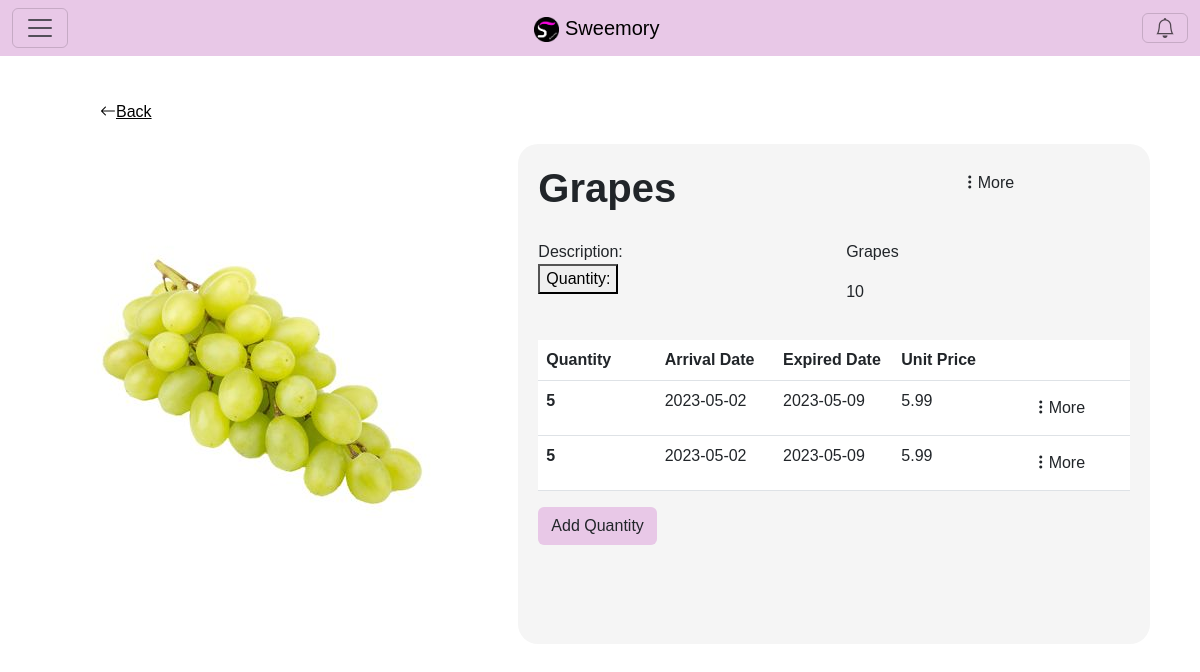
Page /Ingredient/ingredientDetails/6 (signed in) on the committed database.
### tables this page shows
CREATE TABLE `ingredient` (
  `ingredient_id` int(11) NOT NULL,
  `name` varchar(50) NOT NULL,
  `category` int(11) NOT NULL,
  `description` text NOT NULL,
  `picture` varchar(128) NOT NULL
);

CREATE TABLE `ingredient_quantity` (
  `iq_id` int(11) NOT NULL,
  `ingredient_id` int(11) NOT NULL,
  `arrival_date` date NOT NULL,
  `expired_date` date NOT NULL,
  `quantity` int(11) NOT NULL,
  `price` float NOT NULL
);

### app/core/Controller.php (called while the page is built, shortened)
<?php
class Controller
{
    function view($name, $data = [])
    {
        include('app/views/' . $name . '.php');
    }
}

### app/core/App.php (called while the page is built, shortened)
<?php
class App
{
    public function __construct()
    {
        $request = $this->parseUrl($_GET['url'] ?? '');
        $method = 'index';
        if (file_exists('app/controllers/' . $request[0] . '.php'))
        {
            unset($request[0]);
        }
        $controller = new $controller;
        if (isset($request[1]) && method_exists($controller, $request[1]))
        {
            $method = $request[1];
            unset($request[1]);
        }
        $params = array_values($request);
        call_user_func_array([$controller, $method], $params);
    }
    function parseUrl($url)
    {
        return explode('/', trim($url, '/'));
    }
}

### index.php (called while the page is built, shortened)
<?php
new app\core\App;

### app/models/Ingredient.php (called while the page is built, shortened)
<?php
class Ingredient extends \app\core\Model {
	public function getIngredientDetails($ingredient_id)
	{
		$SQL = "SELECT * FROM `ingredient` WHERE `ingredient`.`ingredient_id` = :ingredient_id;";
		$STH = self::$connection->prepare($SQL);
		$data = ['ingredient_id'=>$ingredient_id];
		$STH->execute($data);
		$STH->setFetchMode(\PDO::FETCH_CLASS, 'app\\models\\Ingredient');
		return $STH->fetch();
	}
}

### app/core/autoload.php (called while the page is built, shortened)
<?php
spl_autoload_register(
    function($class_name)
    {
        $class_name = str_replace("\\", DIRECTORY_SEPARATOR, $class_name);
    }
);

### app/models/User.php (called while the page is built, shortened)
<?php
class User extends \app\core\Model
{
	public function getByUserId($user_id)
	{
		$SQL = 'SELECT * FROM user
				WHERE user_id = :user_id';
		$STH = self::$connection->prepare($SQL);
		$STH->execute(['user_id'=>$user_id]);
		$STH->setFetchMode(\PDO::FETCH_CLASS, 'app\\models\\User');
		return $STH->fetch();
	}
}

### app/models/IngredientQuantity.php (called while the page is built, shortened)
<?php
class IngredientQuantity extends \app\core\Model {
	public function getAll($ingredient_id) {
		$SQL = 'SELECT * FROM ingredient_quantity WHERE ingredient_id=:ingredient_id';
		$STH = self::$connection->prepare($SQL);
		$data = ['ingredient_id'=>$ingredient_id];
		$STH->execute($data);
		$STH->setFetchMode(\PDO::FETCH_CLASS, 'app\\models\\IngredientQuantity');
		return $STH->fetchAll();
	}
	public function getTotalQuantity($ingredient_id){
		$SQL = "SELECT SUM(quantity) AS `fullQuantity` FROM `ingredient_quantity` WHERE `ingredient_id` = :ingredient_id;";
		$STH = self::$connection->prepare($SQL);
		$data = ['ingredient_id'=>$ingredient_id];
		$STH->execute($data);
		$STH->setFetchMode(\PDO::FETCH_CLASS, 'app\\models\\IngredientQuantity');
		return $STH->fetch();
	}
}

### app/views/Ingredient/ingredientDetails.php (the view, shortened to what this page needs)
<?php
$user = new \app\models\User();
$user = $user->getByUserId($_SESSION['user_id']);
$type = $user->user_type;
$isAdmin = False;
if ($type == "admin")
  $isAdmin = True;
?>
<link rel="stylesheet" type="text/css" href="/css/foodDetails.css">
<div id="foodDetailsDiv">
  <a href="/Ingredient/index" id="backLink"><i class="bi bi-arrow-left"></i><?= _('Back') ?></a>
  <div class="container text-center">
    <div class="row align-items-start">
      <div class="col-5">
        <div>
          <img id="foodIMG" src="/ingredientImages/<?= $data[0]->picture ?>">
          <div class="spacer" style="height: 500px; flex-shrink: 0; margin: 0; padding: 0;"></div>
        </div>
      </div>
      <div class="col-7">
        <div id="foodDetails">
          <div class="row justify-content-between">
            <div class="col-4">
              <h1 id="foodName"><?= htmlentities($data[0]->name) ?></h1>
            </div>
            <div class="col-4">
              <?php if ($isAdmin) { ?>
                <div class="btn-group dropend">
                  <button type="button" class="btn" data-bs-toggle="dropdown" aria-haspopup="true" aria-expanded="false"><i class="bi bi-three-dots-vertical"></i>More</button>
                </div>
              <?php } ?>
            </div>
          </div>
          <div class="container" id="ingredientContent">
            <div class="row align-items-start">
              <div class="col">
                <?= _('Description') ?>:
                <br>
                <button onclick="myFunction()"><?= _('Quantity') ?>:</button>
              </div>
              <div class="col">
                <p><?= htmlentities($data[0]->description) ?></p>
                <p><?= htmlentities($data[1]->fullQuantity) ?></p>
              </div>
            </div>
          </div>
          <div id="myDIV">
            <table class="table table-hover">
              <thead>
                <tr>
                  <th scope="col">Quantity</th>
                  <th scope="col">Arrival Date</th>
                  <th scope="col">Expired Date</th>
                  <th scope="col">Unit Price</th>
                  <th scope="col"></th>
                </tr>
              </thead>
              <tbody>
                <?php foreach ($data[2] as $quantity) { ?>
                <tr>
                  <th scope="row"><?= $quantity->quantity ?></th>
                  <td><?= $quantity->arrival_date ?></td>
                  <td><?= $quantity->expired_date ?></td>
                  <td><?= $quantity->price ?></td>
                  <td>
                    <div class="btn-group dropend">
                      <button type="button" class="btn" data-bs-toggle="dropdown" aria-haspopup="true" aria-expanded="false"><i class="bi bi-three-dots-vertical"></i>More</button>
                    </div>
                  </td>
                </tr>
                <?php } ?>
              </tbody>
            </table>
            <a class="btn" style="background-color: #e8c8e7" href="/Ingredient/addQuantity/<?= $data[0]->ingredient_id ?>">
              <?= _('Add Quantity') ?>
            </a>
          </div>
        </div>
      </div>
    </div>
  </div>
</div>

### css/main.css (style rules this page uses)
body { background-color: #FFFFFF; font-family: 'Ubuntu', sans-serif; position: relative; top: 50px; }
.container { border-radius: 5px; padding: 20px 0; }

### css/IT.css (style rules this page uses)
table { table-layout: fixed; width: 100%; }
th,td { word-wrap: break-word; }

### css/foodDetails.css (style rules this page uses)
#foodIMG { max-width: 500px; max-height: 500px; border-radius: 10px; position: absolute; padding-right: 20px; top: 50%; transform: translate(-50%,-50%); }
#backLink { padding: 50px; margin: ; color: black; }
#foodDetailsDiv { margin: 50px; height: 75%; }
#foodDetails { width: 100%; height: 500px; padding: 20px; background-color: #f5f5f5; text-align: left; border-radius: 20px; }
#foodName { font-weight: bold; }

### rows in the picture
ingredient: picture (picture), name "Grapes", description "Grapes"
ingredient_quantity: quantity "5", arrival_date "2023-05-02", expired_date "2023-05-09", price "5.99"
ingredient_quantity: quantity "5", arrival_date "2023-05-02", expired_date "2023-05-09", price "5.99"

### other values in the picture
_('Back') "Back"
_('Description') "Description"
_('Quantity') "Quantity"
$data[1]->fullQuantity "10"
_('Add Quantity') "Add Quantity"
